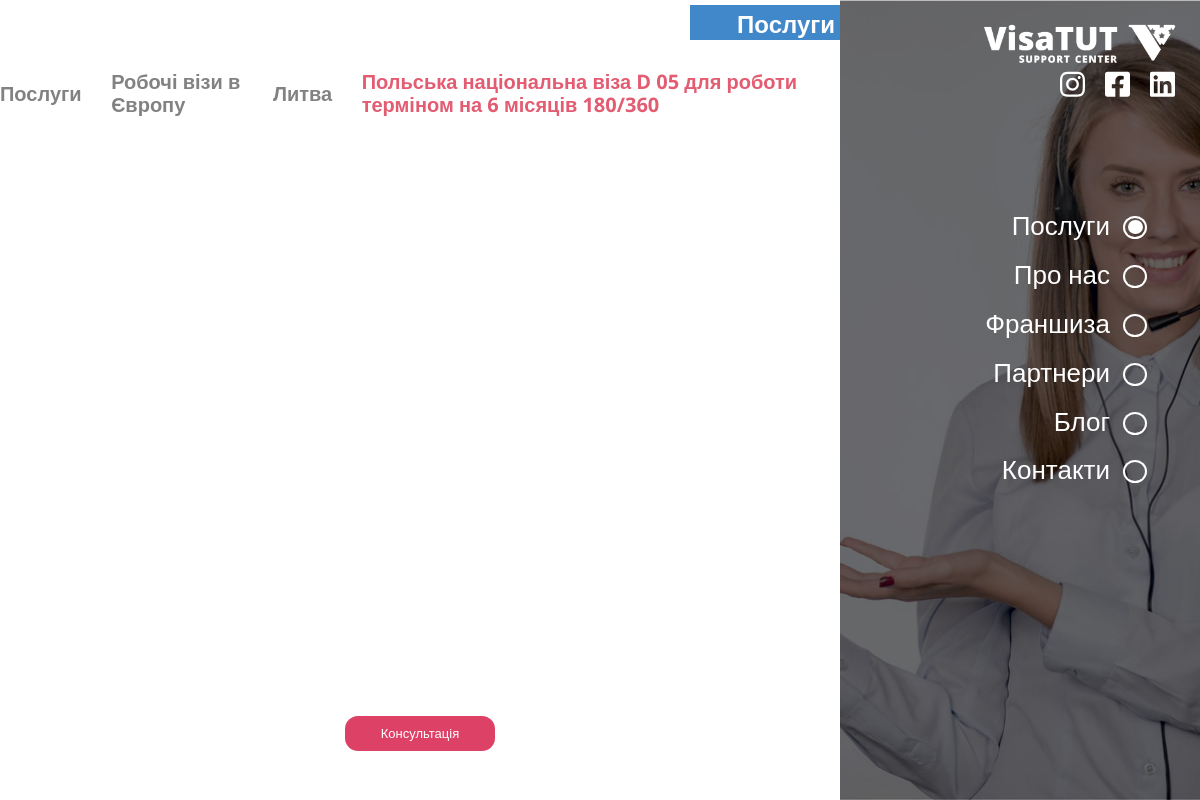
/service/3/, run on the app's committed database.
### project/service/models.py (models this page shows, shortened)
class Service(models.Model):
    title      = models.CharField(verbose_name=('Заголовок'), max_length=255)
    categories = models.ManyToManyField(verbose_name=("Категорії послуги"), null=True, to="service.ServiceCategory", related_name='services')
    countries  = models.ManyToManyField(verbose_name=("Країни"),            null=True, to="service.Country",         related_name='services')
    header     = models.TextField(verbose_name=("Заголовок"), blank=True, null=True, max_length=1000)
    advantages = HTMLField(verbose_name=("Переваги"),            blank=True, null=True)
    procedure  = HTMLField(verbose_name=("Процедура відкриття"), blank=True, null=True)
    addition   = HTMLField(verbose_name=("Додаткові вимоги"),    blank=True, null=True)
    class Meta:
        verbose_name = 'Сервіс по країнах'
        verbose_name_plural = 'Сервіси по країнах'

class ServiceCategory(models.Model):
    title     = models.CharField(verbose_name=('Назва'), max_length=255)
    thumbnail = models.ImageField(verbose_name=("Зображення"), blank=True, null=True, upload_to='service_category/')
    class Meta:
        verbose_name = ('Категорія сервісу')
        verbose_name_plural = ('Категорія сервісу')

class Country(models.Model):
    title      = models.CharField(verbose_name=("Назва"), max_length=255)
    thumbnail  = models.ImageField(verbose_name=("Зображення"), blank=True, null=True, upload_to='country/')
    categories = models.ManyToManyField(verbose_name=("Категорії"), to='service.ServiceCategory', related_name='countries', related_query_name='country', null=True, blank=False)
    class Meta:
        verbose_name = 'Країна'
        verbose_name_plural = 'Країни'

### project/views.py (the view)
# urls.py: path('service/<id>/',      service,           name='service'),
def service(request, id):
    service   = Service.objects.get(id=id)
    return render(request, 'service.html', locals())

### templates/service.html (shortened to what this page needs)
<!DOCTYPE html>
<html lang="en">
<head>
	<link rel="stylesheet" href="/static/css/style.css">
</head>
<body class="services_fixed">
	<div class="nav-bar">
		<a class="logo_link" href="#">
			<div class="logo-wrap">
				<img src="/static/img/logo.png" alt="">
			</div>
		</a>
		<div class="hidden_nav-bar">
			<div data-index="2" data-menuanchor="secondPage" class="hidden_name slide psevdo_link">
				<div class="psevdo_point">
					<div class="psevdo_sub-point psevdo_sub-point_active">
					</div>
				</div>
				<a href="#secondPage">
					Послуги
				</a>
			</div>
			<div data-index="3" data-menuanchor="3thPage" class="hidden_name slide psevdo_link">
				<div class="psevdo_point">
					<div class="psevdo_sub-point">
					</div>
				</div>
				<a href="#3thPage">
					Про нас
				</a>
			</div>
			<div data-index="4" data-menuanchor="4thpage" class="hidden_name slide psevdo_link">
				<div class="psevdo_point">
					<div class="psevdo_sub-point">
					</div>
				</div>
				<a href="#4thpage">
					Франшиза
				</a>
			</div>
			<div data-index="5" data-menuanchor="5thpage" class="hidden_name slide psevdo_link">
				<div class="psevdo_point">
					<div class="psevdo_sub-point">
					</div>
				</div>
				<a href="#5thpage">
					Партнери
				</a>
			</div>
			<div data-index="6" data-menuanchor="6thpage" class="hidden_name slide psevdo_link">
				<div class="psevdo_point">
					<div class="psevdo_sub-point">
					</div>
				</div>
				<a href="#6thpage">
					Блог
				</a>
			</div>
			<div data-index="7" data-menuanchor="7thpage" class="hidden_name slide psevdo_link">
				<div class="psevdo_point">
					<div class="psevdo_sub-point">
					</div>
				</div>
				<a href="#7thpage">
					Контакти
				</a>
			</div>
		</div>
		  <div class="sociate-block">
			<div class="sociate-prof">
			</div>
			<div class="sociate-prof">
			</div>
			<div class="sociate-prof">
			</div>
		</div>
	</div>
		<section id="sect2" class="sect_name section sect2 services2">
			<div class="default-block">
				<div class="default-content">
					<div class="main__title">
						<h1 class="title_name">
							Послуги
						</h1>
					</div>
					<div class="mini-navigation-block">
						<div data-nav="nav1" data-scheme="1" class="nav_name nav_name_link">
							Послуги
						</div>
						<div data-scheme="11" class="nav_name nav_name_link">
							{{service.categories.all.first.title}}
						</div>
						<div class="nav_name">
							<a href="{% url 'services' service.categories.all.first.countries.all.first.pk service.categories.all.first.pk %}">
								{{service.categories.all.first.countries.all.first.title}}
							</a>
						</div>
						<div class="nav_name nav_name_active">
							{{service.title}}
						</div>
					</div>
					<div class="blog-block normalScroll">
					</div>
					<div class="header-btn form_consultation" data-src='#form_cons'>
						Консультація
					</div>
				</div>
				<div class="default-image default-image-1">
				</div>
			</div>
		</section>
</body>
</html>

### data on the page
Service: categories.all.first "Робочі візи в Європу", categories.all.first.countries.all.first "Литва", title "Польська національна віза D 05 для роботи терміном на 6 місяців 180/360"
